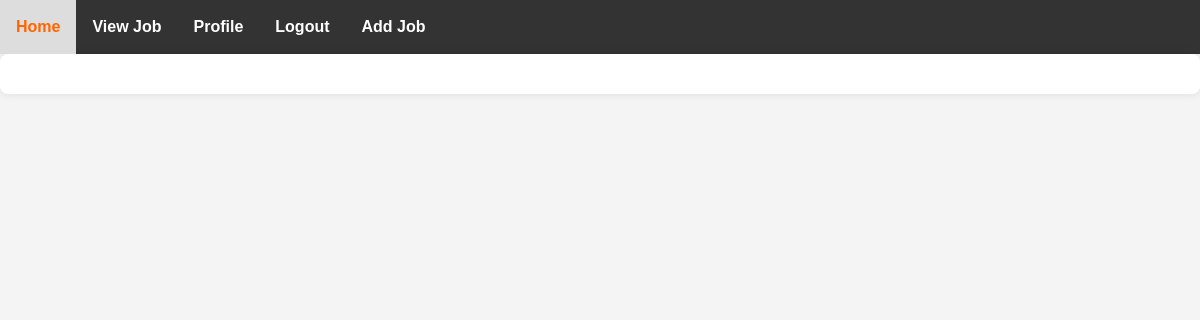
Before: /editPage/16 (signed in) with the older database file.
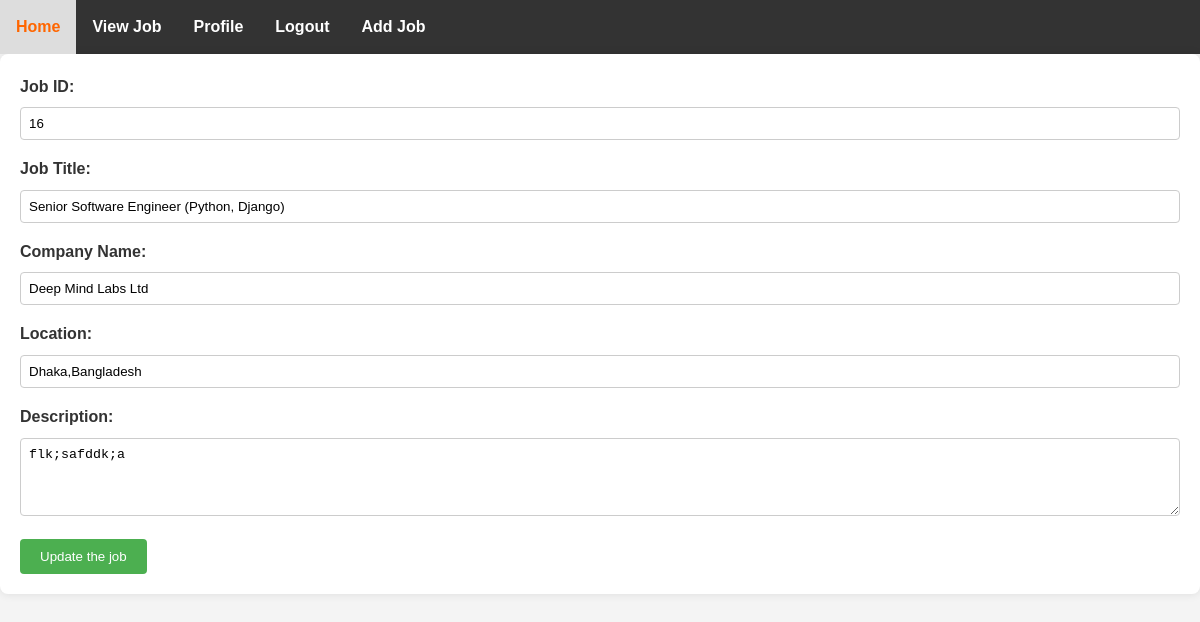
After: the same page with the newer database file.
### myApp/models.py (models this page shows, shortened)
class job_model(models.Model):
    job_title = models.CharField(max_length=100, null=True)
    company_name = models.CharField(max_length=100, null=True)
    location = models.CharField(max_length=100, null=True)
    description = models.TextField()
    create_at = models.DateTimeField(auto_now_add=True, null=True)
    update_at = models.DateTimeField(auto_now=True, null=True)
    job_creator = models.ForeignKey(Custom_User, on_delete=models.CASCADE)

### myProject/views.py (the view)
# urls.py: path('editPage/<str:myid>',editPage,name='editPage'),
@login_required
def editPage(request,myid):
    job=job_model.objects.filter(id=myid)
    return render(request,'Recruiter/editJob.html',{'job':job})

### Template/Recruiter/editJob.html (shortened to what this page needs)
{% extends "dashboard.html" %}
{% block content %}
<!DOCTYPE html>
<html lang="en">
<head>
</head>
<body>
    <form action="{% url "updatePage" %}" method='POST'>
        {% for i in job %}
        <label for="jobTitle">Job ID:</label>
        <input type="text" value="{{i.id}}" id="jobTitle" name="jobid" required>
        <label for="jobTitle">Job Title:</label>
        <input type="text" value="{{i.job_title}}" id="jobTitle" name="jobTitle" required>
        <label for="companyName">Company Name:</label>
        <input type="text" value="{{i.company_name}}" id="companyName" name="companyName" required>
        <label for="location">Location:</label>
        <input type="text" value="{{i.location}}" id="location" name="location" required>
        <label for="description">Description:</label>
        <textarea id="description"  name="description" rows="4" required>{{i.description}}</textarea>
        <button type="submit">Update the job</button>
        {% endfor %}
    </form>
</body>
</html>
{% endblock content %}

Changed rows visible on the page:
added job_model: jobid "16", jobTitle "Senior Software Engineer (Python, Django)", companyName "Deep Mind Labs Ltd", location "Dhaka,Bangladesh", description "flk;safddk;a"
